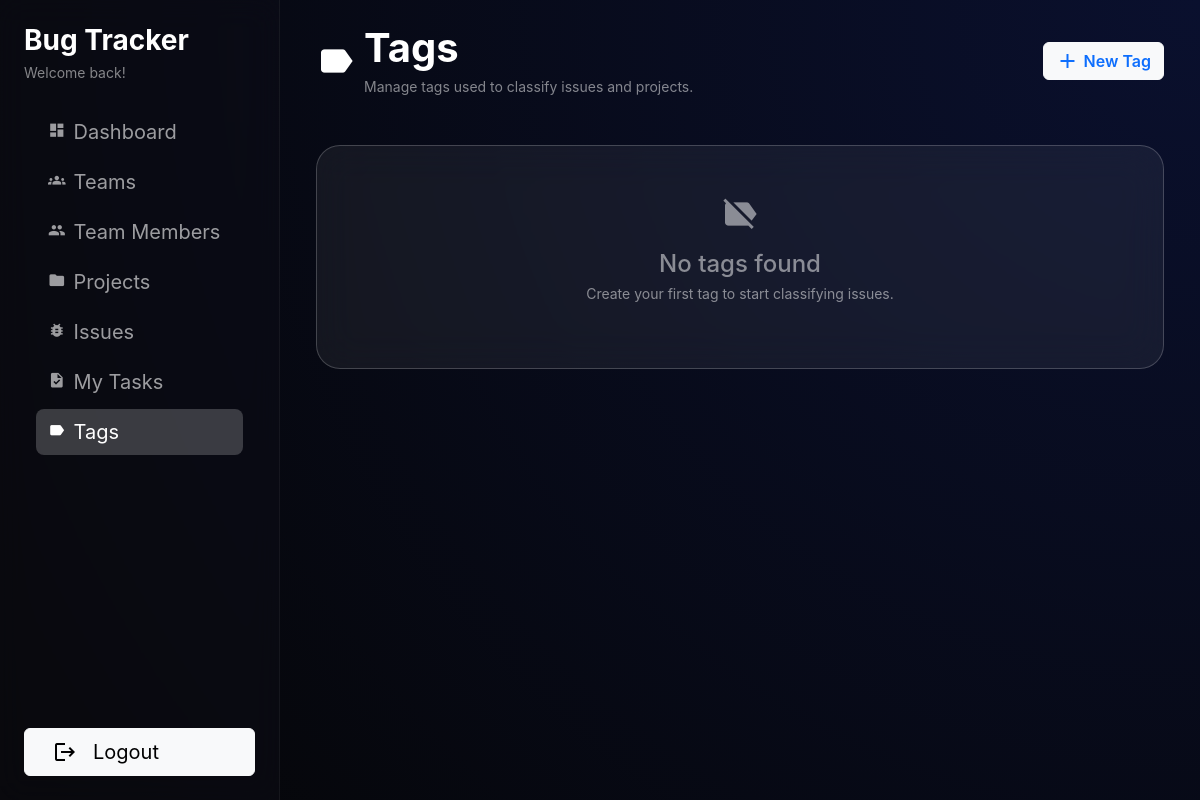
/tags/ (signed in), run on an earlier commit of the app's database.
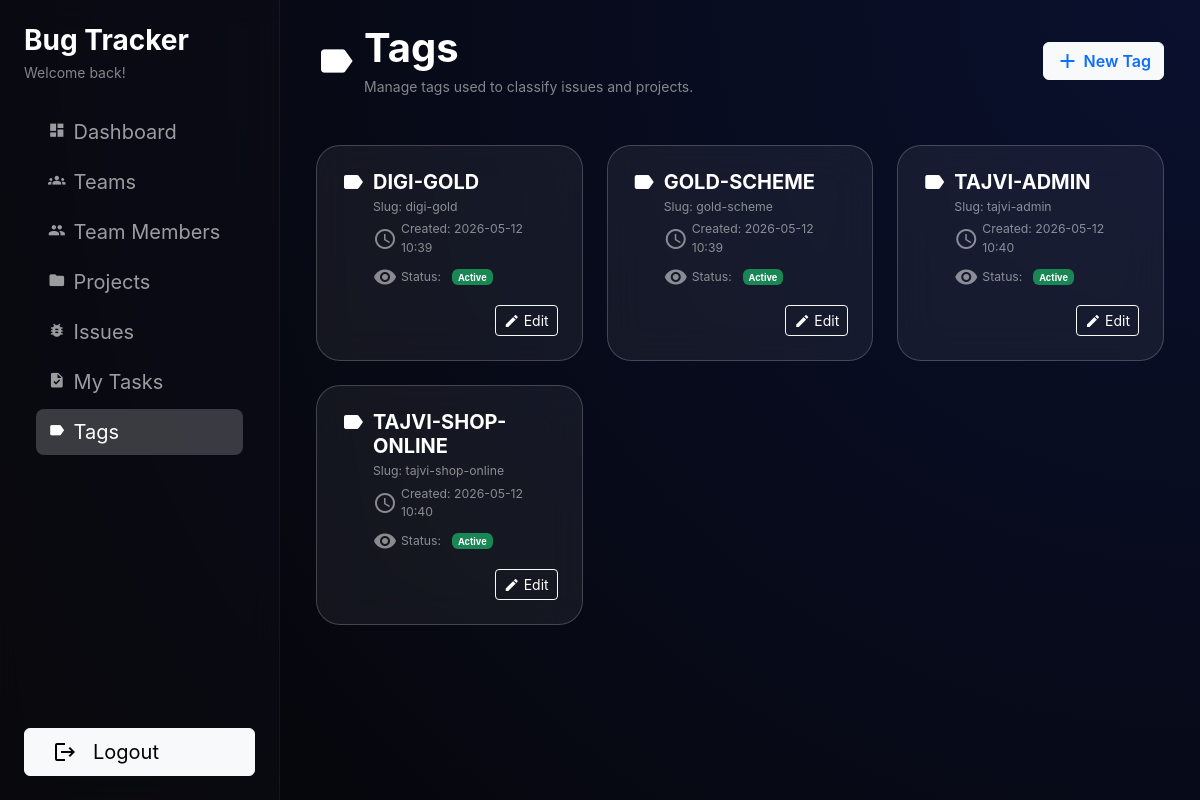
And on a later commit of the database.
### issues/models.py (models this page shows, shortened)
class Tag(models.Model):
    name = models.CharField(max_length=100, unique=True)
    slug = models.SlugField(max_length=120, unique=True, blank=True)
    is_active = models.BooleanField(default=True)
    created_at = models.DateTimeField(auto_now_add=True)
    class Meta:
        ordering = ["name"]

### issues/views.py (the view)
# urls.py: path('tags/', TagListView.as_view(), name='tag_list'),
class TagListView(LoginRequiredMixin, View):
    def get(self, request):
        tags = Tag.objects.all()
        return render(request, "tags/tag_list.html", {"tags": tags})

### users/models.py (called while the page is built)
    def has_management_role(self):
        return self.role in getattr(settings, 'MANAGEMENT_ROLES', [])

### templates/tags/tag_list.html (shortened to what this page needs)
{% extends "users/index.html" %}
{% block nav_tags_active %}active{% endblock %}
{% block dashboard_content %}
{% block page_header %}
<div class="row mb-5">
    <div class="col d-flex align-items-center">
        <span class="material-icons text-white fs-1 me-2">label</span>
        <div>
            <h1 class="text-white fw-bold mb-1">Tags</h1>
            <p class="text-white-50 mb-0">Manage tags used to classify issues and projects.</p>
        </div>
    </div>
    <div class="col-auto d-flex align-items-center">
        <a href="{% url 'issues:tag_create' %}"
            class="btn btn-light text-primary fw-semibold d-flex align-items-center">
            <span class="material-icons me-1">add</span>
            New Tag
        </a>
    </div>
</div>
{% endblock %}
{% block content %}
<div class="row g-4">
    {% for tag in tags %}
        <div class="col-12 col-md-6 col-lg-4">
            <div class="glass-card p-4 h-100">
                <div class="d-flex align-items-start mb-2">
                    <div class="me-2">
                        <span class="material-icons text-white">label</span>
                    </div>
                    <div class="flex-grow-1">
                        <h5 class="fw-bold text-white mb-1">
                            {{ tag.name }}
                        </h5>
                        {% if tag.slug %}
                            <p class="text-white-50 mb-1 small">Slug: {{ tag.slug }}</p>
                        {% endif %}
                        <small class="text-white-50 d-flex align-items-center mb-2">
                            <span class="material-icons small me-1">schedule</span>
                            Created: {{ tag.created_at|date:"Y-m-d H:i" }}
                        </small>
                        <small class="text-white-50 d-flex align-items-center">
                            <span class="material-icons small me-1">visibility</span>
                            Status:
                            {% if tag.is_active %}
                                &nbsp;<span class="badge bg-success ms-1">Active</span>
                            {% else %}
                                &nbsp;<span class="badge bg-secondary ms-1">Inactive</span>
                            {% endif %}
                        </small>
                    </div>
                </div>
                <div class="d-flex justify-content-end gap-2 mt-3">
                        <a href="{% url 'issues:tag_edit' tag.pk %}"
                           class="btn btn-sm btn-outline-light text-white d-flex align-items-center">
                            <span class="material-icons me-1" style="font-size:16px;">edit</span>
                            Edit
                        </a>
                </div>
            </div>
        </div>
    {% empty %}
        <div class="col-12">
            <div class="glass-card text-center py-5">
                <span class="material-icons fs-1 text-white-50 mb-3">label_off</span>
                <h4 class="text-white-50 mb-1">No tags found</h4>
                <p class="text-white-50 mb-3">Create your first tag to start classifying issues.</p>
            </div>
        </div>
    {% endfor %}
</div>
{% endblock %}
{% endblock %}

### templates/users/index.html (shortened to what this page needs)
{% load static %}
<!DOCTYPE html>
<html>
<head>
    <link href="https://cdn.jsdelivr.net/npm/bootstrap@5.3.0/dist/css/bootstrap.min.css" rel="stylesheet">
</head>
<body>
    <div class="d-flex flex-column flex-md-row">
        <div class="sidebar p-4 vh-100 position-fixed d-none d-md-flex flex-column" style="width: 280px;">
            <div class="mb-4">
                <h3 class="text-white fw-bold mb-1">Bug Tracker</h3>
                <p class="text-white-50 mb-0">Welcome back!</p>
            </div>
            <nav class="nav flex-column flex-grow-1">
                <a class="nav-link fs-5 py-2 {% block nav_dashboard_active %}{% endblock %}"
                   href="{% url 'users:dashboard' %}">
                    <span class="material-icons me-2">dashboard</span>Dashboard
                </a>
                <a class="nav-link fs-5 py-2 {% block nav_teams_active %}{% endblock %}"
                   href="{% url 'users:team_list' %}">
                    <span class="material-icons me-2">groups</span>Teams
                </a>
                <a class="nav-link fs-5 py-2 {% block nav_teammembers_active %}{% endblock %}"
                   href="{% url 'users:teammember_list' %}">
                    <span class="material-icons me-2">group</span>Team Members
                </a>
                <a class="nav-link fs-5 py-2 {% block nav_projects_active %}{% endblock %}"
                   href="{% url 'issues:project_list' %}">
                    <span class="material-icons me-2">folder</span>Projects
                </a>
                <a class="nav-link fs-5 py-2 {% block nav_issues_active %}{% endblock %}"
                   href="{% url 'issues:issue_list' %}">
                    <span class="material-icons me-2">bug_report</span>Issues
                </a>
                <a class="nav-link fs-5 py-2 {% block nav_my_issues_active %}{% endblock %}"
                   href="{% url 'issues:my_issue_list' %}">
                    <span class="material-icons me-2">task</span>My Tasks
                </a>
                <a class="nav-link fs-5 py-2 {% block nav_tags_active %}{% endblock %}"
                href="{% url 'issues:tag_list' %}">
                    <span class="material-icons me-2">label</span>Tags
                </a>
            </nav>
            <button type="button"
                    class="btn btn-light d-flex align-items-center mt-5 fs-5 py-2"
                    data-bs-toggle="modal"
                    data-bs-target="#logoutModal">
                <span class="material-icons mx-3">logout</span>
                Logout
            </button>
        </div>
        <div class="flex-grow-1 p-4 main-with-sidebar">
            <div class="container-fluid">
                {% block dashboard_content %}{% endblock %}
            </div>
        </div>
    </div>
</body>
</html>

### templates/users/index.html (style rules this page uses)
:root { --glass-bg: rgba(255, 255, 255, 0.06); --sidebar-width: 280px; }
body { font-family: 'Inter', 'Google Sans', sans-serif; background: radial-gradient(circle at top right, #0a102e 0%, #050505 100%); min-height: 100vh; font-size: 0.875rem; color: rgba(255, 255, 255, 0.9); }
.sidebar { width: var(--sidebar-width); background: rgba(15, 15, 25, 0.4); backdrop-filter: blur(15px); border-right: 1px solid rgba(255, 255, 255, 0.05); border-radius: 0; }
.glass-card { background: var(--glass-bg); backdrop-filter: blur(20px); border-radius: 24px; border: 1px solid rgba(255,255,255,0.2); }
.nav-link { color: rgba(255, 255, 255, 0.6) !important; border-radius: 8px; margin: 2px 12px; padding: 8px 12px !important; font-size: 0.85rem; transition: all 0.2s ease; }
.nav-link .material-icons { font-size: 1.1rem !important; margin-right: 10px; }
.nav-link.active { background: rgba(255,255,255,0.2); color: #fff !important; }
@media (min-width: 768px) { .main-with-sidebar { margin-left: var(--sidebar-width); padding: 1.5rem !important; } }

What changed in the data, as far as the page shows it:
added Tag: name "DIGI-GOLD", slug "digi-gold", created_at "2026-05-12 10:39", is_active "Active"
added Tag: name "GOLD-SCHEME", slug "gold-scheme", created_at "2026-05-12 10:39", is_active "Active"
added Tag: name "TAJVI-ADMIN", slug "tajvi-admin", created_at "2026-05-12 10:40", is_active "Active"
added Tag: name "TAJVI-SHOP-ONLINE", slug "tajvi-shop-online", created_at "2026-05-12 10:40", is_active "Active"
Also different on the page:
text no longer shown: "No tags found Create your first tag to start classifying issues."
